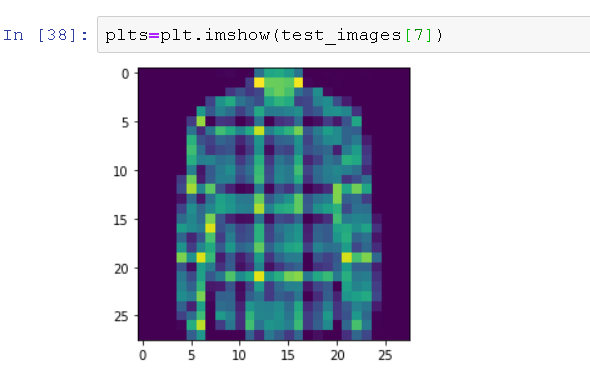
#> input picture documentation-images/IMG.png, 590 x 390 px, found by its file name
$ jupyter execute --allow-errors image-manipulation-python.ipynb
#> lines starting #> are read from the running program, lines starting #| are printed output that depends on the picture
[cell 1]
from PIL import Image

[cell 2]
img = Image.open('IMG.png')
#> img is the input picture: PIL image 590x390 RGBA; mean R, G, B, A 189.5, 192.7, 206.2, 255

[cell 3]
img.show() #directly open from your photos

#> (a cell that did not finish here is left out)

[cell 5]
img.save('img2.png') #saved in your working directory

[cell 6]
gray_img = Image.open('IMG.png').convert('L')
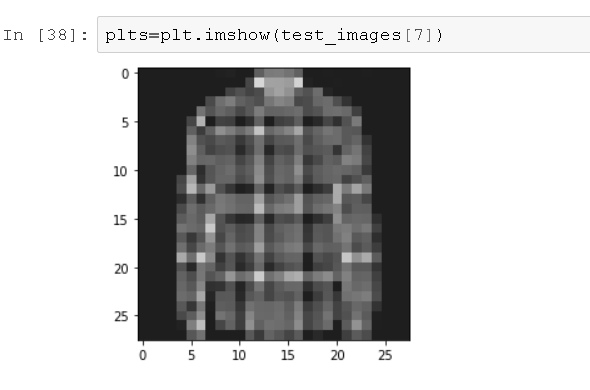
#> gray_img: PIL image 590x390 L; min 0, max 255, mean 193.2

[cell 7]
gray_img.show()

[cell 8]
img.save('gray_img.png')

[cell 9]
# create rotated versions of an image
from PIL import Image
from matplotlib import pyplot
# load image
image = Image.open('IMG.png')
# plot original image
pyplot.subplot(311)
pyplot.imshow(image)
# rotate 45 degrees
pyplot.subplot(312)
pyplot.imshow(image.rotate(45))
# rotate 90 degrees
pyplot.subplot(313)
pyplot.imshow(image.rotate(90))
pyplot.show()
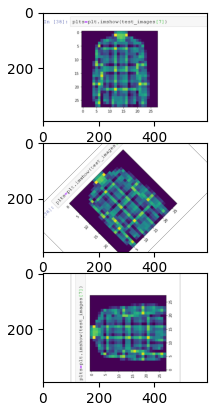
#> figure drawn by matplotlib, 3 panels

$ run again, with documentation-images/Annotation 2019-09-12 190847.png copied over documentation-images/IMG.png
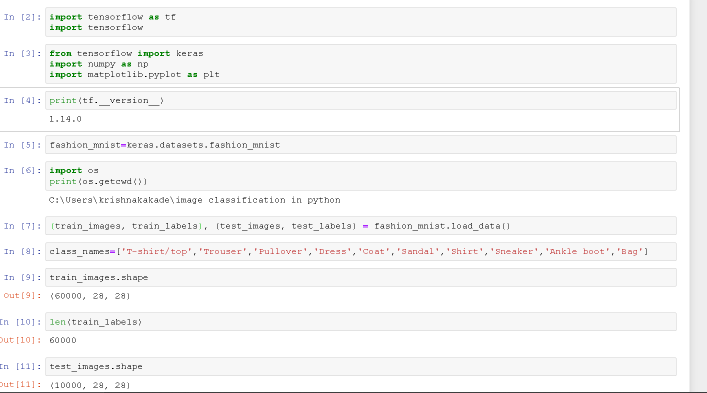
#> input picture documentation-images/Annotation 2019-09-12 190847.png, 1413 x 786 px, found by its file name (shown at 1/2 size)
#> img is the input picture: PIL image 1413x786 P; mean R, G, B 246, 246, 245.9
#> `pyplot.show()`:
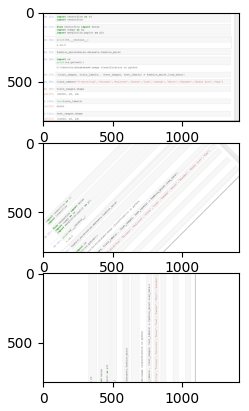
#> figure drawn by matplotlib, 3 panels

$ run again, with documentation-images/Annotation 2019-09-12 190955.png copied over documentation-images/IMG.png
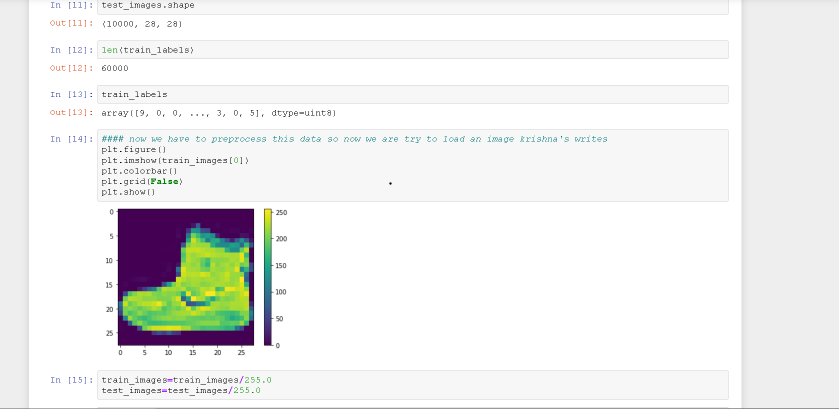
#> input picture documentation-images/Annotation 2019-09-12 190955.png, 1677 x 818 px, found by its file name (shown at 1/2 size)
#> img is the input picture: PIL image 1677x818 RGBA; mean R, G, B, A 238.6, 239.1, 238, 255
#> `gray_img = Image.open('IMG.png').convert('L')`:
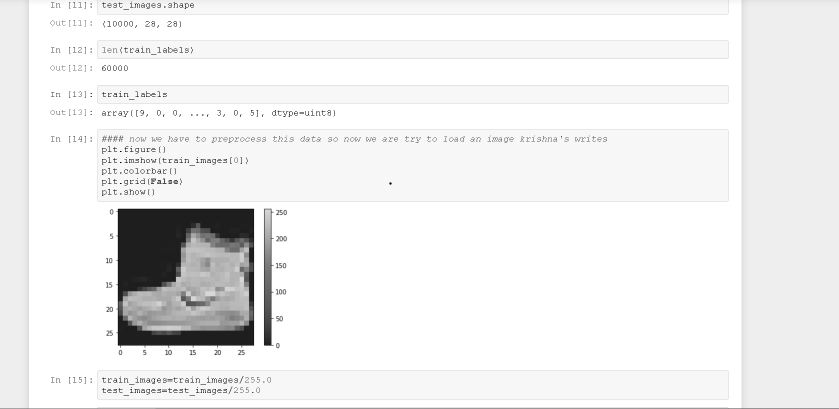
#> gray_img: PIL image 1677x818 L (shown at 1/2 size); min 0, max 255, mean 238.8
#> `pyplot.show()`:
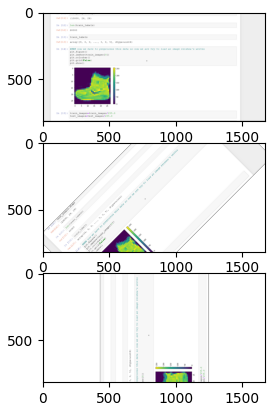
#> figure drawn by matplotlib, 3 panels

$ run again, with documentation-images/Annotation 2019-09-12 191022.png copied over documentation-images/IMG.png
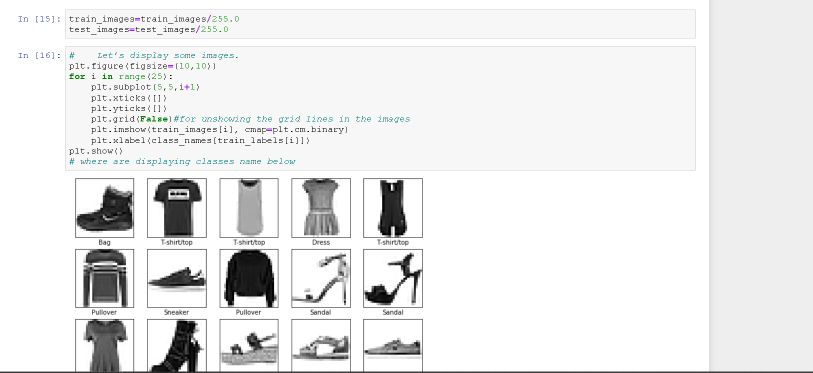
#> input picture documentation-images/Annotation 2019-09-12 191022.png, 1625 x 745 px, found by its file name (shown at 1/2 size)
#> img is the input picture: PIL image 1625x745 RGB; mean R, G, B 234.5, 234.9, 234.8
#> `pyplot.show()`:
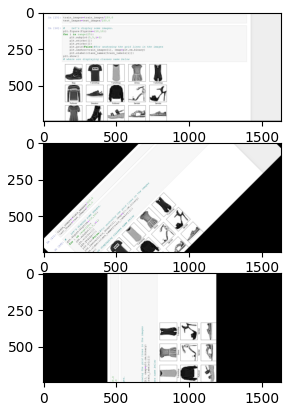
#> figure drawn by matplotlib, 3 panels
